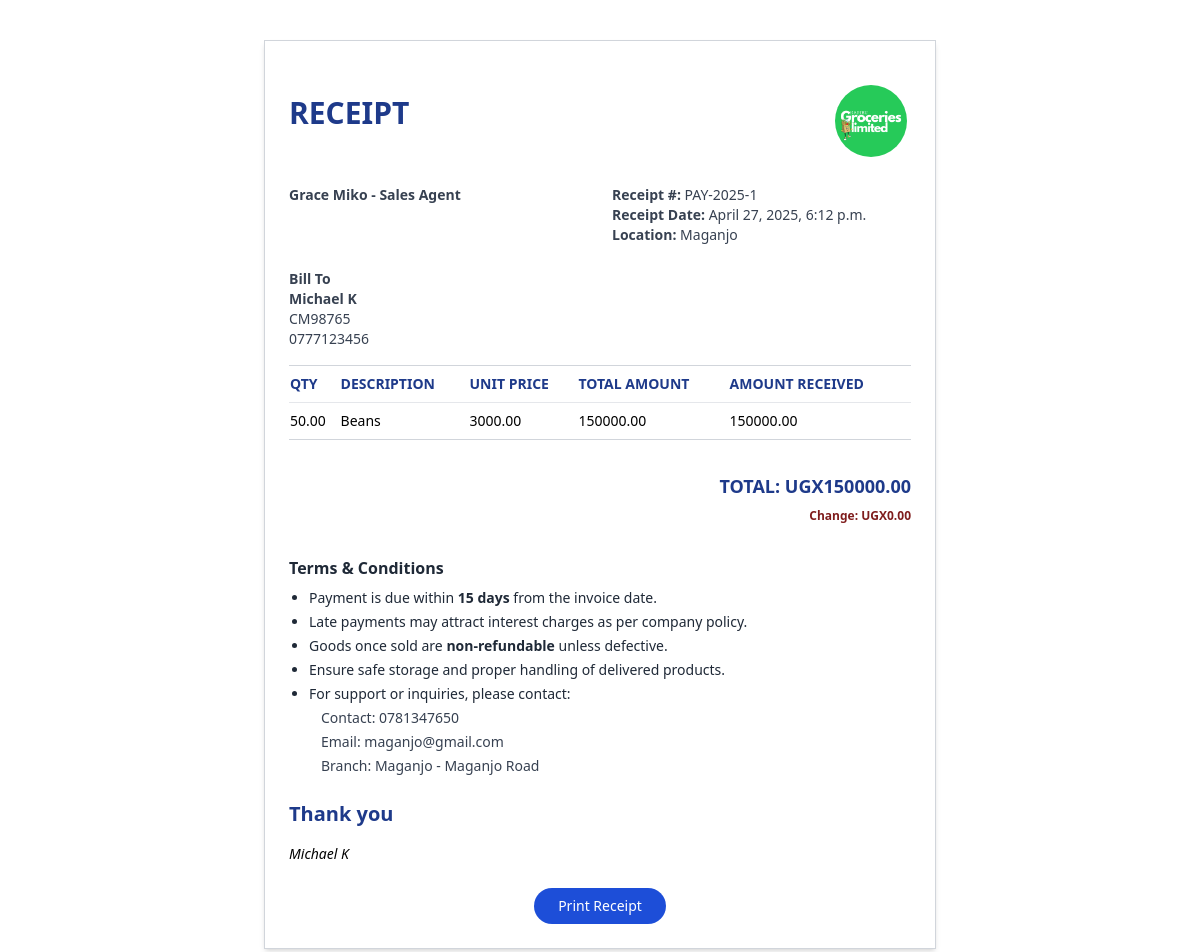
/payments/receipt/1/ (signed in), run on an earlier commit of the app's database.
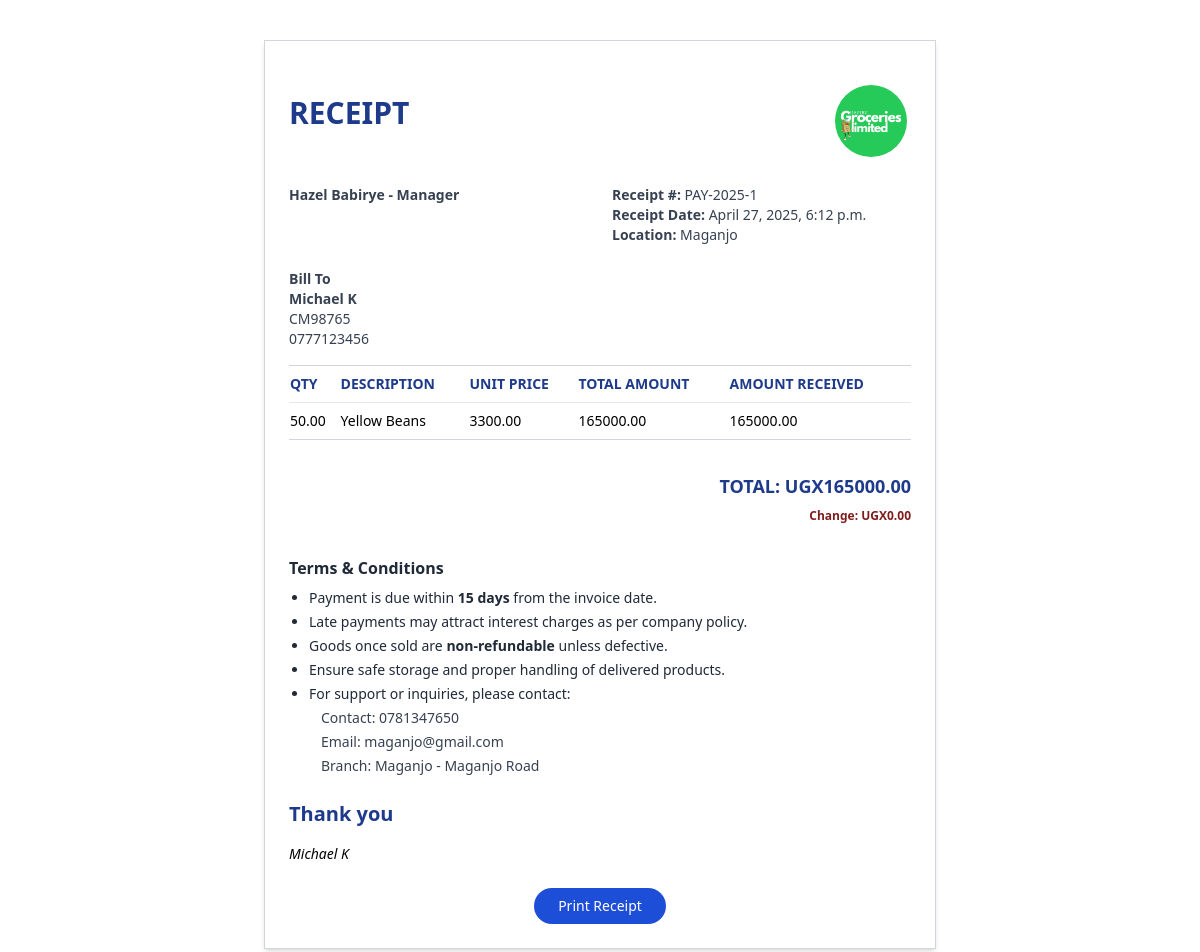
And on a later commit of the database.
### core/models.py (models this page shows, shortened)
class Sale(models.Model):
    PAYMENT_CHOICES = [
        ('cash', 'Cash'),
        ('credit', 'Credit'),
        ('mobile_money', 'Mobile Money'),
    ]
    produce = models.ForeignKey(Produce, on_delete=models.CASCADE)
    quantity = models.DecimalField(max_digits=10, decimal_places=2)
    selling_price = models.DecimalField(max_digits=10, decimal_places=2)
    total_amount = models.DecimalField(max_digits=15, decimal_places=2, blank=True, null=True)
    amount_received = models.DecimalField(max_digits=15, decimal_places=2, default=0)
    change = models.DecimalField(max_digits=15, decimal_places=2, blank=True, null=True)
    payment_method = models.CharField(max_length=20, choices=PAYMENT_CHOICES)
    due_date = models.DateField(null=True, blank=True)
    buyer_national_id = models.CharField(max_length=20, null=True, blank=True)
    buyer_contact = models.CharField(max_length=15, null=True, blank=True)
    customer_name = models.CharField(max_length=100)
    branch = models.ForeignKey(Branch, on_delete=models.CASCADE)
    sales_agent = models.ForeignKey(settings.AUTH_USER_MODEL, on_delete=models.CASCADE)
    sale_date = models.DateTimeField(auto_now_add=True)
    is_paid = models.BooleanField(default=True)
    notes = models.TextField(blank=True)

class CustomUser(AbstractUser):
    USER_TYPE_CHOICES = [
        ('admin', 'Admin'),
        ('manager', 'Manager'),
        ('sales_agent', 'Sales Agent'),
    ]
    phone_number = models.CharField(max_length=15, blank=True)
    user_type = models.CharField(max_length=20, choices=USER_TYPE_CHOICES, default='sales_agent')
    profile_picture = models.ImageField(upload_to='profile_pics/', blank=True, null=True)
    branch = models.ForeignKey('Branch', on_delete=models.SET_NULL, null=True, blank=True)
    is_active = models.BooleanField(default=True)
    created_at = models.DateTimeField(auto_now_add=True)
    updated_at = models.DateTimeField(auto_now=True)
    def __str__(self):
        return f"{self.get_full_name()} - {self.get_user_type_display()}"

class Branch(models.Model):
    name = models.CharField(max_length=100)
    location = models.CharField(max_length=200)
    phone_number = models.CharField(max_length=15)
    email = models.EmailField(blank=True)
    address = models.TextField()
    created_at = models.DateTimeField(auto_now_add=True)
    updated_at = models.DateTimeField(auto_now=True)

class Produce(models.Model):
    PRODUCE_TYPE_CHOICES = [
        ('beans', 'Beans'),
        ('maize', 'Maize'),
        ('g-nuts', 'Groundnuts'),
        ('soybeans', 'Soybeans'),
        ('cowpeas', 'Cowpeas'),
    ]
    name = models.CharField(max_length=200)
    type = models.CharField(max_length=100, choices=PRODUCE_TYPE_CHOICES)
    image = models.ImageField(upload_to='produce_images/', null=True, blank=True)
    buying_price = models.DecimalField(max_digits=10, decimal_places=2)
    selling_price = models.DecimalField(max_digits=10, decimal_places=2)
    dealer = models.ForeignKey(Dealer, on_delete=models.SET_NULL, null=True)
    created_at = models.DateTimeField(auto_now_add=True)
    updated_at = models.DateTimeField(auto_now=True)

### core/views.py (the view)
# urls.py: path('payments/receipt/<int:pk>/', views.pay_receipt, name='pay_receipt'),
@login_required
def pay_receipt (request, pk):
    user = request.user
    if user.user_type == 'admin':
        payments = Sale.objects.get(pk=pk)
    else:
        payments = Sale.objects.get(pk=pk, branch=user.branch)
    outstanding = payments.total_amount - payments.amount_received
    return render (request, 'core/pay_receipt.html', {'payments': payments, 'outstanding':outstanding })

### core/templates/core/pay_receipt.html (shortened to what this page needs)
<!DOCTYPE html>
<html lang="en">
<head>
  <script src="https://cdn.tailwindcss.com"></script>
</head>
<body class="bg-white p-10 font-sans text-sm">
  <div class="max-w-2xl mx-auto border border-gray-300 p-6 shadow-md">
    <div class="flex justify-between items-center mb-6">
      <h2 class="text-3xl font-bold text-blue-900">RECEIPT</h2>
      <div class="flex justify-center mt-4"><img src="/static/imgs/bg2.png/" class="w-30 h-20 rounded-full border-4 border-white"
        alt="Profile"></div>
    </div>
    <div class="grid grid-cols-2 gap-6 text-gray-700 mb-6">
      <div>
        <p class="font-bold">{{payments.sales_agent}}</p>
      </div>
      <div>
        <p><span class="font-bold">Receipt #:</span> PAY-2025-{{payments.id}}</p>
        <p><span class="font-bold">Receipt Date:</span> {{payments.sale_date}}</p>
        <p><span class="font-bold">Location:</span> {{payments.sales_agent.branch.name}}</p>
      </div>
    </div>
    <div class="grid grid-cols-2 gap-6 text-gray-700 mb-4">
      <div>
        <p class="font-bold">Bill To</p>
        <p class="font-bold">{{payments.customer_name}}</p>
        <p>{{payments.buyer_national_id}}</p>
        <p>{{payments.buyer_contact}}</p>
      </div>
    </div>
    <table class="w-full text-left border-t border-b border-gray-300 mb-6">
      <thead class="text-blue-900">
        <tr>
          <th class="py-2">QTY</th>
          <th class="py-2">DESCRIPTION</th>
          <th class="py-2">UNIT PRICE</th>
          <th class="py-2">TOTAL AMOUNT</th>
          <th class="py-2">AMOUNT RECEIVED</th>
        </tr>
      </thead>
      <tbody>
        <tr class="border-t">
          <td class="py-2">{{payments.quantity}}</td>
          <td>{{payments.produce.name}}</td>
          <td>{{payments.selling_price}}</td>
          <td>{{payments.total_amount}}</td>
          <td>{{payments.amount_received}}</td>
        </tr>
      </tbody>
    </table>
    <div class="flex justify-end text-right mb-8">
      <div class="w-1/2">
        <p class="text-lg font-bold text-blue-900 mt-2">TOTAL: UGX{{payments.total_amount}}</p>
        {% if payments.is_paid %}
        <p class="text-xs font-bold text-red-900 mt-2">Change: UGX{{payments.change}}</p>
        {% else %}
        <p class="text-xs font-bold text-red-900 mt-2">Amount Due: <span class="text-xs font-bold text-red-500" >UGX{{outstanding}}</span></p>
        {% endif %}
      </div>
    </div>
    <div class="mt-6 mb-6 text-sm text-gray-800">
        <h2 class="font-bold text-base mb-2">Terms & Conditions</h2>
        <ul class="list-disc pl-5 space-y-1">
          <li>Payment is due within <span class="font-semibold">15 days</span> from the invoice date.</li>
          <li>Late payments may attract interest charges as per company policy.</li>
          <li>Goods once sold are <span class="font-semibold">non-refundable</span> unless defective.</li>
          <li>Ensure safe storage and proper handling of delivered products.</li>
          <li>For support or inquiries, please contact:</li>
          <ul class="list-none pl-3 space-y-1 text-gray-700">
            <li><span class="font-medium">Contact:</span> {{payments.sales_agent.branch.phone_number}}</li>
            <li><span class="font-medium">Email:</span> {{payments.sales_agent.branch.email}}</li>
            <li><span class="font-medium">Branch:</span> {{payments.sales_agent.branch.name}} - {{payments.sales_agent.branch.address}}</li>
          </ul>
        </ul>
    </div>
    <div class="text-blue-900 font-bold text-xl mb-4">Thank you</div>
    <p class="italic">{{payments.customer_name}}</p>
    <div class="mt-6 text-center">
      <button onclick="printReceipt()" class="bg-blue-700 hover:bg-blue-800 text-white px-6 py-2 rounded-full">Print Receipt</button>
    </div>
  </div>
</body>
</html>

What changed in the data, as far as the page shows it:
changed Sale "Michael K": sales_agent "Grace Miko - Sales Agent" → "Hazel Babirye - Manager"; produce.name "Beans" → "Yellow Beans"; selling_price "3000.00" → "3300.00"; total_amount "150000.00" → "165000.00"; amount_received "150000.00" → "165000.00"
